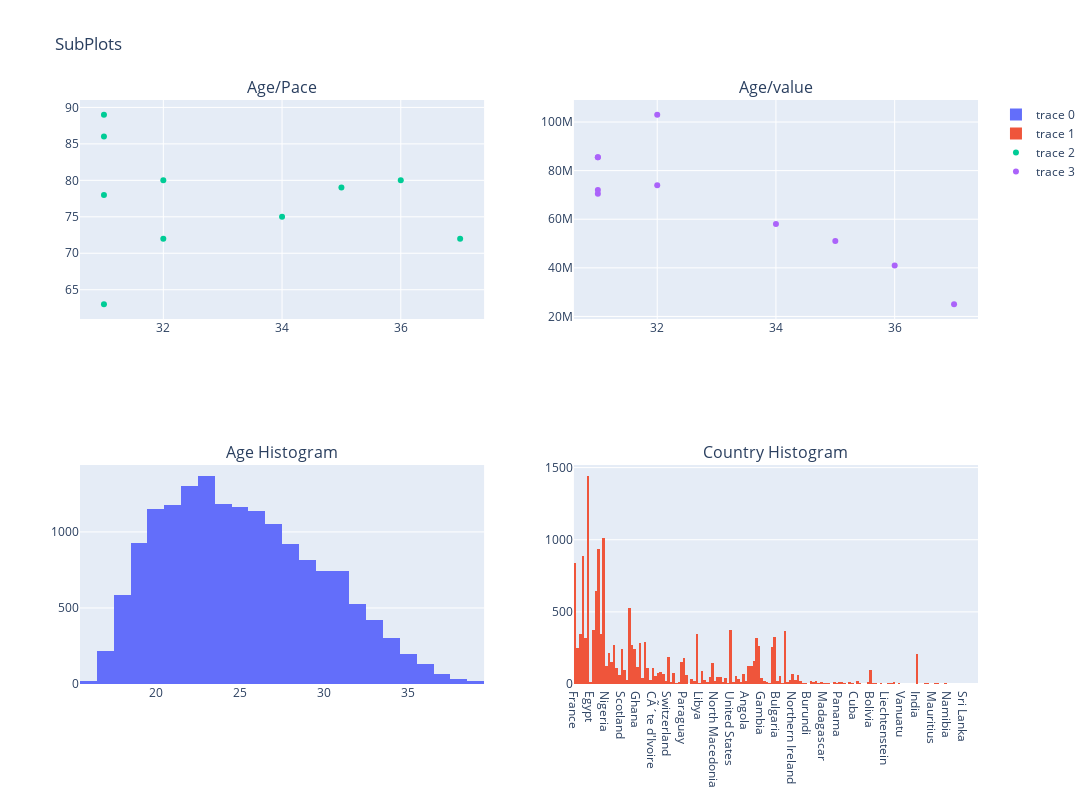

Notebook source saved alongside this figure:
### Code cell
fig = make_subplots(rows=2, cols=2, start_cell="bottom-left",subplot_titles=('Age Histogram',  'Country Histogram','Age/Pace',  'Age/value'))

fig.add_trace(go.Histogram(x=data["age"]))

fig.add_trace(go.Histogram(x=data["nationality_name"]),
              row=1, col=2)

fig.add_trace(go.Scatter(mode='markers',x=data['age'][data['age'] > 30 ].head(10), y=data['pace'][data['age'] > 30 ].head(10)),
              row=2, col=1)

fig.add_trace(go.Scatter(mode='markers',x=data['age'][data['age'] > 30 ].head(10), y=data['value_eur'][data['age'] > 30 ].head(10)),
              row=2, col=2)

fig.update_layout(height=800, width=1400, title_text="SubPlots")

fig.show()

### Figure 1 — Plotly figure (JSON) as saved in the notebook; plotly's stock layout.template omitted (floating-point values rounded to 4 significant figures; data arrays with more than 128 entries replaced by an {"elided": "..."} marker saying what was removed)
{"data": [{"type": "histogram", "x": {"elided": "16217 int values"}}, {"type": "histogram", "x": {"elided": "16217 str values"}, "xaxis": "x2", "yaxis": "y2"}, {"mode": "markers", "type": "scatter", "x": [32, 36, 35, 34, 31, 31, 31, 31, 32, 37], "xaxis": "x3", "y": [72, 80, 79, 75, 89, 78, 63, 86, 80, 72], "yaxis": "y3"}, {"mode": "markers", "type": "scatter", "x": [32, 36, 35, 34, 31, 31, 31, 31, 32, 37], "xaxis": "x4", "y": [103000000, 41000000, 51000000, 58000000, 85500000, 70500000, 72000000, 85500000, 74000000, 25000000], "yaxis": "y4"}], "layout": {"annotations": [{"font": {"size": 16}, "showarrow": false, "text": "Age Histogram", "x": 0.225, "xanchor": "center", "xref": "paper", "y": 0.375, "yanchor": "bottom", "yref": "paper"}, {"font": {"size": 16}, "showarrow": false, "text": "Country Histogram", "x": 0.775, "xanchor": "center", "xref": "paper", "y": 0.375, "yanchor": "bottom", "yref": "paper"}, {"font": {"size": 16}, "showarrow": false, "text": "Age/Pace", "x": 0.225, "xanchor": "center", "xref": "paper", "y": 1, "yanchor": "bottom", "yref": "paper"}, {"font": {"size": 16}, "showarrow": false, "text": "Age/value", "x": 0.775, "xanchor": "center", "xref": "paper", "y": 1, "yanchor": "bottom", "yref": "paper"}], "height": 800, "title": {"text": "SubPlots"}, "width": 1400, "xaxis": {"anchor": "y", "autorange": true, "domain": [0, 0.45], "range": [15.5, 39.5], "type": "linear"}, "xaxis2": {"anchor": "y2", "autorange": true, "domain": [0.55, 1], "range": [-0.5, 155.5], "type": "category"}, "xaxis3": {"anchor": "y3", "autorange": true, "domain": [0, 0.45], "range": [30.61, 37.39], "type": "linear"}, "xaxis4": {"anchor": "y4", "autorange": true, "domain": [0.55, 1], "range": [30.61, 37.39], "type": "linear"}, "yaxis": {"anchor": "x", "autorange": true, "domain": [0, 0.375], "range": [0, 1440]}, "yaxis2": {"anchor": "x2", "autorange": true, "domain": [0, 0.375], "range": [0, 1518.0]}, "yaxis3": {"anchor": "x3", "autorange": true, "domain": [0.625, 1], "range": [60.96, 91.04], "type": "linear"}, "yaxis4": {"anchor": "x4", "autorange": true, "domain": [0.625, 1], "range": [18880000.0, 109100000.0], "type": "linear"}}}
